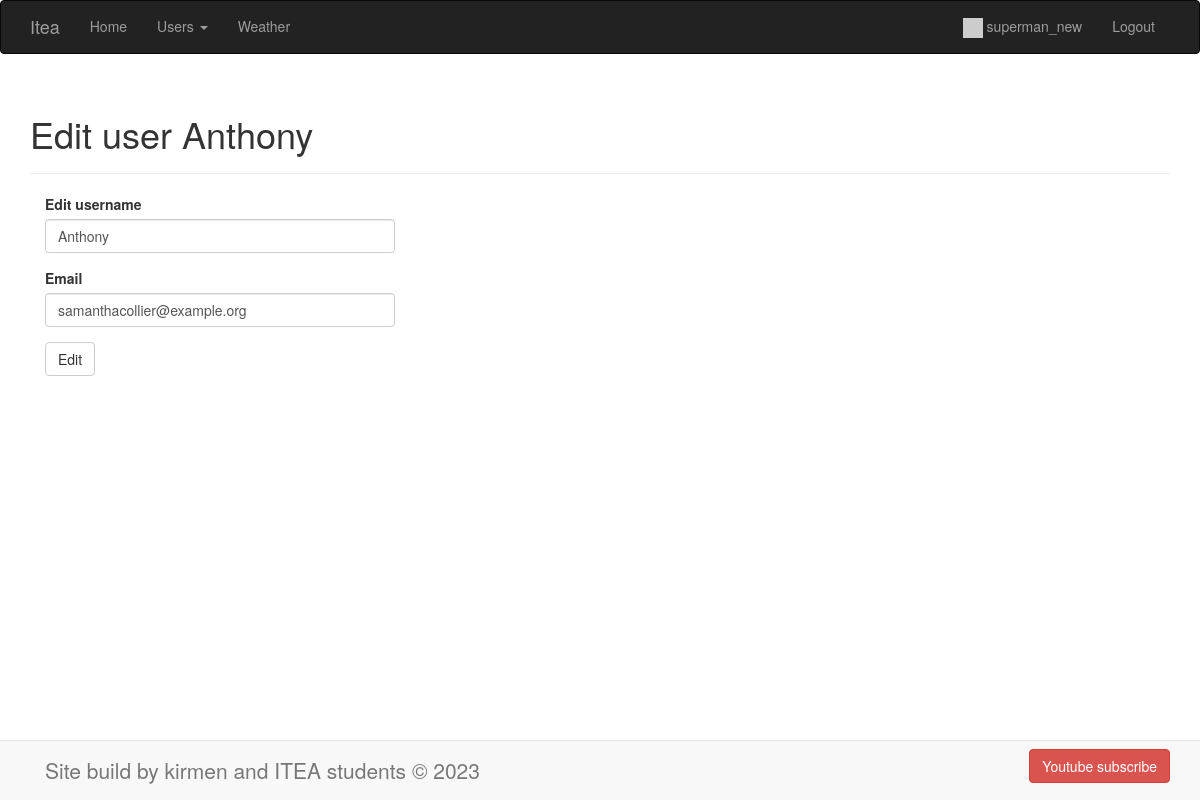
Screenshot of /edit/user/2 (signed in) with the database file from the repository.
### app/auth/models.py (models this page shows, shortened)
class User(BaseModel, UserMixin):
    username = CharField(max_length=100, index=True)
    email = CharField(max_length=200, unique=True, index=True)
    _password_hash = CharField(max_length=128)
    last_visit = DateTimeField(default=datetime.datetime.now)
    role = ForeignKeyField(Role, backref='users')
    profile = ForeignKeyField(Profile)
    @property
    def password(self):
        raise AttributeError('password is not a valid attribute')
    def is_admin(self):
        if self.role.name == 'admin':
            return True
        return False

### app/main/routes.py (the view)
@main.route('/edit/user/<int:user_id>', methods=['GET'])
@login_required
def edit_user(user_id: int):
    if not current_user.is_admin():
        abort(403)
    user = User.select().where(User.id == user_id).first()
    if not user:
        abort(404)
    form = EditUserForm()
    form.id.label.text = ''
    form.id.data = user.id
    form.username.data = user.username
    form.email.data = user.email
    return render_template(
        'main/edit_user.html',
        title=f'Edit user {user.username}',
        form=form
    )

### app/main/forms.py
class EditUserForm(FlaskForm):
    id = HiddenField()
    username = StringField(
        'Edit username',
        validators=[
            DataRequired(),
            Length(3, 100),
            Regexp('^[A-Za-z][A-Za-z0-9_.]*$', 0, 'Username must contains only letters, underscores or digits')
        ],
        render_kw={'placeholder': 'Enter your name'}
    )
    email = StringField(
        'Email',
        validators=[
            DataRequired(),
            Length(10, 200),
            Email()
        ]
    )
    submit = SubmitField('Edit')

### app/auth/utils.py (called while the page is built)
@login_manager.user_loader
def load_user(user_id):
    return User.select().where(User.id == user_id).first()

### app/templates/main/edit_user.html (shortened to what this page needs)
{% extends '_base.html' %}
{% import 'bootstrap/wtf.html' as wtf %}
{% block page_content %}
<div class="page-header">
  <h1>{{ title }}</h1>
</div>
<div class="col-md-4">
  <form action="{{ url_for('main.update_user') }}" method="post">
    {{ wtf.form_field(form.username) }}
    {{ wtf.form_field(form.email) }}
    {{ wtf.form_field(form.submit) }}
  </form>
</div>
{% endblock page_content %}

### app/templates/nav/nav-top-bar.html (shortened to what this page needs)
<div class="navbar navbar-inverse" role="navigation">
    <div class="container">
        <div class="navbar-header">
            <a class="navbar-brand" href="/">Itea</a>
        </div>
        <div class="navbar-collapse collapse">
            <ul class="nav navbar-nav">
                <li>
                    <a href="/">Home</a>
                </li>
            </ul>
            <ul class="nav navbar-nav">
                <li class="dropdown">
                  <a href="#" class="dropdown-toggle" data-toggle="dropdown" role="button" aria-haspopup="true" aria-expanded="false">
                      Users <span class="caret"></span></a>
                </li>
            </ul>
            <ul class="nav navbar-nav">
                <li>
                    <a href="{{ url_for('main.weather') }}">Weather</a>
                </li>
            </ul>
            <ul class="nav navbar-nav navbar-right">
                {% if current_user.is_authenticated %}
                <li>
                    <a href="#">
                        <img src="{{ current_user.profile.avatar }}" alt="avatar" width="20" height="20">
                        {{ current_user.username }}
                    </a>
                </li>
                <li>
                    <a href="{{ url_for('auth.logout') }}">Logout</a>
                </li>
                {% else %}
                    <li><a href="{{ url_for('auth.register') }}">Register</a></li>
                    <li><a href="{{ url_for('auth.login') }}">Login</a></li>
                {% endif %}
            </ul>
        </div>
    </div>
</div>

### rows the page displays
User: username "superman_new"
User: username "Anthony", email "samanthacollier@example.org"

### other values shown
{{ title }} "Edit user Anthony"
